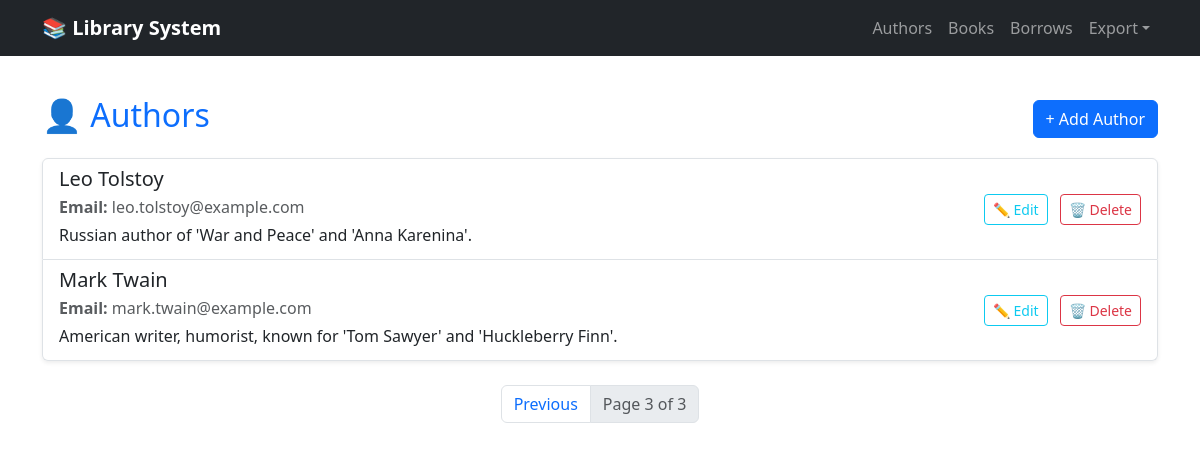
Screenshot of /authors/?page=3 with the database file from the repository.
### manager/models.py (models this page shows, shortened)
class Author(models.Model):
    name = models.CharField(max_length=100)
    email = models.EmailField()
    bio = models.CharField(max_length=300)

### manager/views.py (the view)
# urls.py: path('authors/', AuthorListView.as_view(), name='author-list'),
class AuthorListView(ListView):
    model = Author
    template_name = 'manager/author_list.html'
    context_object_name = 'authors'
    paginate_by = 5
    ordering = ['name']

### templates/manager/author_list.html (shortened to what this page needs)
{% extends 'manager/base.html' %}
{% block content %}
<div class="d-flex justify-content-between align-items-center mb-3">
    <h2 class="text-primary">👤 Authors</h2>
    <a href="{% url 'add-author' %}" class="btn btn-primary">+ Add Author</a>
</div>
{% if authors %}
    <div class="list-group shadow-sm">
        {% for author in authors %}
            <div class="list-group-item list-group-item-action">
                <div class="d-flex justify-content-between align-items-center">
                    <div>
                        <h5 class="mb-1">{{ author.name }}</h5>
                        <p class="mb-1 text-muted"><strong>Email:</strong> {{ author.email }}</p>
                        <p class="mb-1">{{ author.bio }}</p>
                    </div>
                    <div class="text-end">
                        <a href="{% url 'edit-author' author.id %}" class="btn btn-sm btn-outline-info me-2">✏️ Edit</a>
                        <a href="{% url 'delete-author' author.id %}" class="btn btn-sm btn-outline-danger">🗑️ Delete</a>
                    </div>
                </div>
            </div>
        {% endfor %}
    </div>
{% else %}
    <div class="alert alert-info">No authors found.</div>
{% endif %}
{% if is_paginated %}
    <nav class="mt-4 d-flex justify-content-center">
        <ul class="pagination">
            {% if page_obj.has_previous %}
                <li class="page-item">
                    <a class="page-link" href="?page={{ page_obj.previous_page_number }}">Previous</a>
                </li>
            {% endif %}
            <li class="page-item disabled">
                <span class="page-link">Page {{ page_obj.number }} of {{ page_obj.paginator.num_pages }}</span>
            </li>
        </ul>
    </nav>
{% endif %}
{% endblock %}

### rows the page displays
Author: name "Leo Tolstoy", email "leo.tolstoy@example.com", bio "Russian author of 'War and Peace' and 'Anna Karenina'."
Author: name "Mark Twain", email "mark.twain@example.com", bio "American writer, humorist, known for 'Tom Sawyer' and 'Huckleberry Finn'."

### other values shown
{{ page_obj.number }} "3"
{{ page_obj.paginator.num_pages }} "3"
